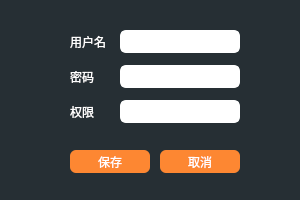
<?xml version="1.0" encoding="UTF-8"?>
<ui version="4.0">
 <class>dlg_addu</class>
 <widget class="QDialog" name="dlg_addu">
  <property name="geometry">
   <rect>
    <x>0</x>
    <y>0</y>
    <width>300</width>
    <height>200</height>
   </rect>
  </property>
  <property name="windowTitle">
   <string>用户信息</string>
  </property>
  <property name="windowIcon">
   <iconset resource="res.qrc">
    <normaloff>:/login_icon.jpg</normaloff>:/login_icon.jpg</iconset>
  </property>
  <property name="styleSheet">
   <string notr="true">background-color: rgb(38, 47, 52);</string>
  </property>
  <widget class="QWidget" name="widget" native="true">
   <property name="geometry">
    <rect>
     <x>0</x>
     <y>140</y>
     <width>300</width>
     <height>60</height>
    </rect>
   </property>
   <widget class="QPushButton" name="btn_exit">
    <property name="geometry">
     <rect>
      <x>160</x>
      <y>10</y>
      <width>80</width>
      <height>23</height>
     </rect>
    </property>
    <property name="styleSheet">
     <string notr="true">border-radius:6px;
color: rgb(255, 255, 255);
background-color: rgb(253, 135, 50);</string>
    </property>
    <property name="text">
     <string>取消</string>
    </property>
   </widget>
   <widget class="QPushButton" name="btn_save">
    <property name="geometry">
     <rect>
      <x>70</x>
      <y>10</y>
      <width>80</width>
      <height>23</height>
     </rect>
    </property>
    <property name="styleSheet">
     <string notr="true">border-radius:6px;
color: rgb(255, 255, 255);
background-color: rgb(253, 135, 50);</string>
    </property>
    <property name="text">
     <string>保存</string>
    </property>
   </widget>
  </widget>
  <widget class="QLineEdit" name="username1">
   <property name="geometry">
    <rect>
     <x>120</x>
     <y>30</y>
     <width>120</width>
     <height>23</height>
    </rect>
   </property>
   <property name="styleSheet">
    <string notr="true">    border: 2px solid #fff;
    border-radius:6px;
background-color: rgb(255, 255, 255);
color: rgb(38, 47, 52);</string>
   </property>
  </widget>
  <widget class="QLineEdit" name="password1">
   <property name="geometry">
    <rect>
     <x>120</x>
     <y>65</y>
     <width>120</width>
     <height>23</height>
    </rect>
   </property>
   <property name="styleSheet">
    <string notr="true">    border: 2px solid #fff;
    border-radius:6px;
background-color: rgb(255, 255, 255);
color: rgb(38, 47, 52);</string>
   </property>
  </widget>
  <widget class="QLineEdit" name="auth1">
   <property name="geometry">
    <rect>
     <x>120</x>
     <y>100</y>
     <width>120</width>
     <height>23</height>
    </rect>
   </property>
   <property name="styleSheet">
    <string notr="true">    border: 2px solid #fff;
    border-radius:6px;
background-color: rgb(255, 255, 255);
color: rgb(38, 47, 52);</string>
   </property>
  </widget>
  <widget class="QLabel" name="username">
   <property name="geometry">
    <rect>
     <x>70</x>
     <y>30</y>
     <width>40</width>
     <height>23</height>
    </rect>
   </property>
   <property name="styleSheet">
    <string notr="true">color: rgb(255, 255, 255);</string>
   </property>
   <property name="text">
    <string>用户名</string>
   </property>
  </widget>
  <widget class="QLabel" name="password">
   <property name="geometry">
    <rect>
     <x>70</x>
     <y>65</y>
     <width>40</width>
     <height>23</height>
    </rect>
   </property>
   <property name="styleSheet">
    <string notr="true">color: rgb(255, 255, 255);</string>
   </property>
   <property name="text">
    <string>密码</string>
   </property>
  </widget>
  <widget class="QLabel" name="auth">
   <property name="geometry">
    <rect>
     <x>70</x>
     <y>100</y>
     <width>40</width>
     <height>23</height>
    </rect>
   </property>
   <property name="styleSheet">
    <string notr="true">color: rgb(255, 255, 255);</string>
   </property>
   <property name="text">
    <string>权限</string>
   </property>
  </widget>
 </widget>
 <tabstops>
  <tabstop>username1</tabstop>
  <tabstop>password1</tabstop>
  <tabstop>auth1</tabstop>
  <tabstop>btn_save</tabstop>
  <tabstop>btn_exit</tabstop>
 </tabstops>
 <resources>
  <include location="res.qrc"/>
 </resources>
 <connections/>
</ui>
